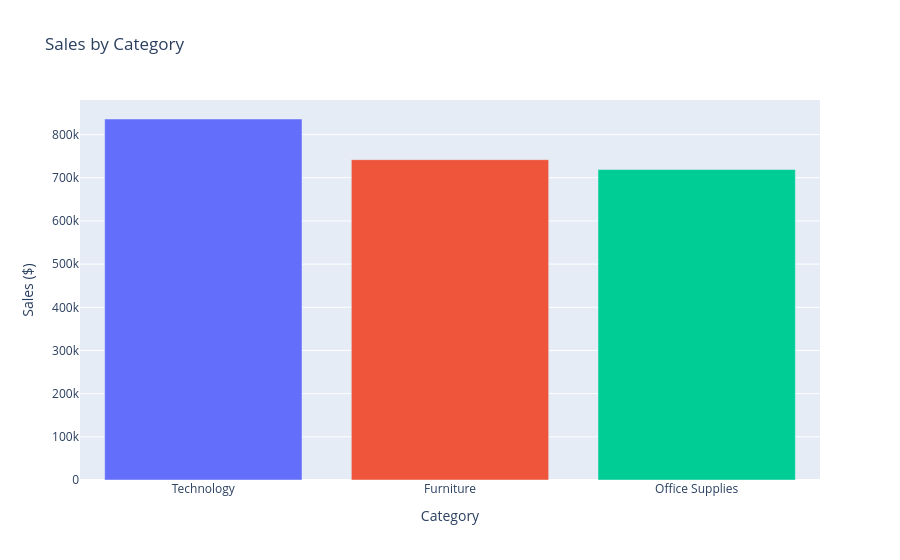

Source (notebook cell):
### Code cell
# Visualization 3: Sales by Category
sales_by_category_df = sales_by_category.reset_index()
sales_by_category_df.columns = ['Category', 'Sales']

fig = px.bar(sales_by_category_df, x='Category', y='Sales',
              title='Sales by Category',
              labels={'Category': 'Category', 'Sales': 'Sales ($)'},
              color='Category')
fig.update_layout(
    xaxis_title='Category',
    yaxis_title='Sales ($)',
    showlegend=False
)
fig.show()

### Figure 1 — Plotly figure (JSON) as saved in the notebook; plotly's stock layout.template omitted (floating-point values rounded to 4 significant figures)
{"data": [{"hovertemplate": "Category=%{x}<br>Sales ($)=%{y}<extra></extra>", "legendgroup": "Technology", "marker": {"color": "#636efa", "pattern": {"shape": ""}}, "name": "Technology", "orientation": "v", "showlegend": true, "textposition": "auto", "type": "bar", "x": ["Technology"], "xaxis": "x", "y": [836200.0], "yaxis": "y"}, {"hovertemplate": "Category=%{x}<br>Sales ($)=%{y}<extra></extra>", "legendgroup": "Furniture", "marker": {"color": "#EF553B", "pattern": {"shape": ""}}, "name": "Furniture", "orientation": "v", "showlegend": true, "textposition": "auto", "type": "bar", "x": ["Furniture"], "xaxis": "x", "y": [742000.0], "yaxis": "y"}, {"hovertemplate": "Category=%{x}<br>Sales ($)=%{y}<extra></extra>", "legendgroup": "Office Supplies", "marker": {"color": "#00cc96", "pattern": {"shape": ""}}, "name": "Office Supplies", "orientation": "v", "showlegend": true, "textposition": "auto", "type": "bar", "x": ["Office Supplies"], "xaxis": "x", "y": [719000.0], "yaxis": "y"}], "layout": {"barmode": "relative", "legend": {"title": {"text": "Category"}, "tracegroupgap": 0}, "showlegend": false, "title": {"text": "Sales by Category"}, "xaxis": {"anchor": "y", "categoryarray": ["Technology", "Furniture", "Office Supplies"], "categoryorder": "array", "domain": [0, 1], "title": {"text": "Category"}}, "yaxis": {"anchor": "x", "domain": [0, 1], "title": {"text": "Sales ($)"}}}}
